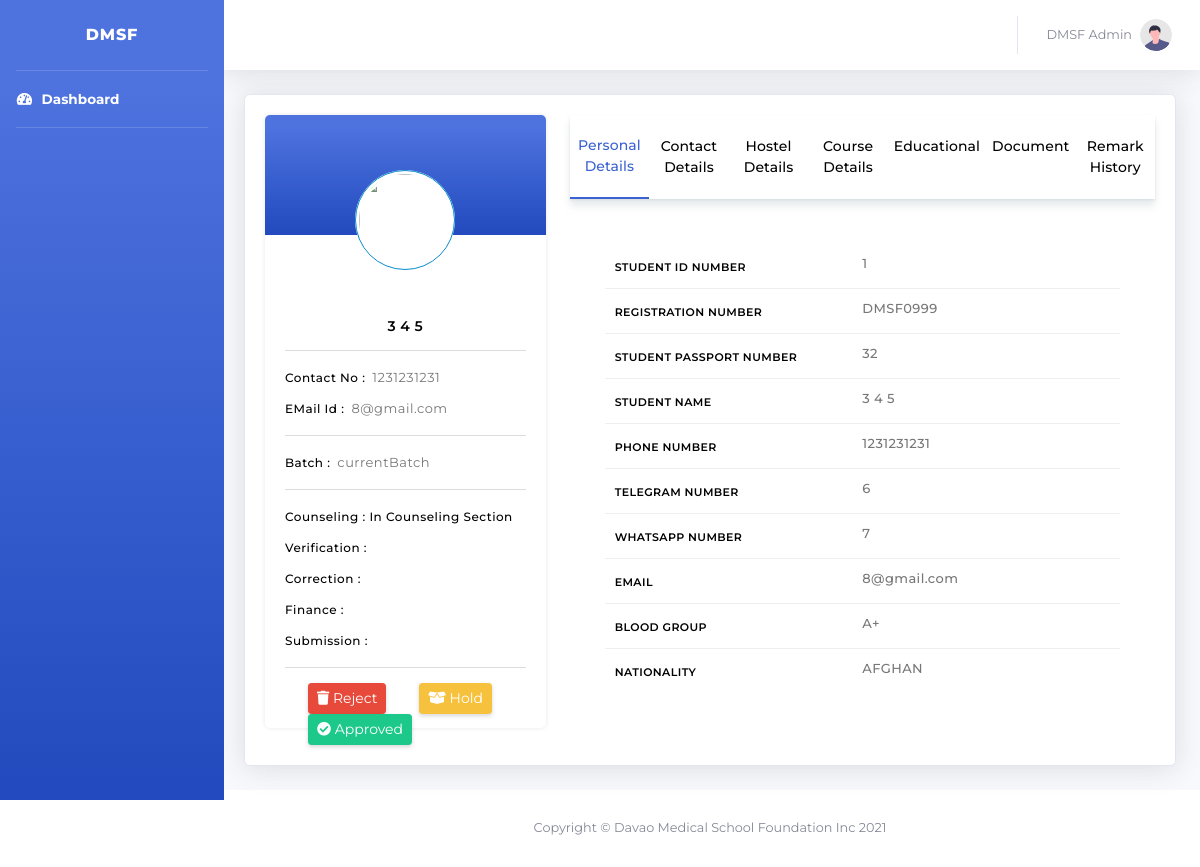
The page /registration/AdminPanel/counselingPage.php?id=3 on the database its author committed.
### tables this page shows
CREATE TABLE `personal_tbl` (
  `id` int(11) NOT NULL,
  `regId` varchar(15) NOT NULL,
  `studentIdNumber` varchar(50) NOT NULL,
  `philippinesPhone` varchar(15) NOT NULL,
  `fName` varchar(50) NOT NULL,
  `mName` varchar(50) NOT NULL,
  `lName` varchar(50) NOT NULL,
  `telegramNumber` varchar(50) NOT NULL,
  `whatsappNumber` varchar(50) NOT NULL,
  `email` varchar(50) NOT NULL,
  `gender` varchar(50) NOT NULL,
  `dob` varchar(50) NOT NULL,
  `foto` varchar(100) NOT NULL,
  `bloodGroup` varchar(10) NOT NULL,
  `nationality` varchar(50) NOT NULL,
  `approval` int(11) NOT NULL,
  `isActive` int(11) NOT NULL
);

CREATE TABLE `studied_tbl` (
  `id` int(11) NOT NULL,
  `currentBatch` varchar(50) NOT NULL,
  `studied` varchar(50) NOT NULL,
  `yearOfStartBS` varchar(50) NOT NULL,
  `monthBS` varchar(50) NOT NULL,
  `responsibleName` varchar(100) NOT NULL,
  `responsibleOccupation` varchar(50) NOT NULL,
  `relationship` varchar(50) NOT NULL,
  `responsibleContactNumber` varchar(50) NOT NULL,
  `responsibleEmail` varchar(50) NOT NULL,
  `lateralEntry` varchar(50) NOT NULL,
  `universityName` varchar(100) NOT NULL,
  `collegeName` varchar(100) NOT NULL,
  `yearOfPassing` varchar(50) NOT NULL,
  `percentage` varchar(50) NOT NULL,
  `personalID` int(11) NOT NULL,
  `isActive` int(11) NOT NULL
);

CREATE TABLE `information_tbl` (
  `id` int(11) NOT NULL,
  `fatherName` varchar(50) NOT NULL,
  `fatherMobile` varchar(50) NOT NULL,
  `fatherEmail` varchar(50) NOT NULL,
  `motherName` varchar(50) NOT NULL,
  `motherMobile` varchar(50) NOT NULL,
  `motherEmail` varchar(50) NOT NULL,
  `fatherOccupation` varchar(50) NOT NULL,
  `motherOccupation` varchar(50) NOT NULL,
  `temporaryAddress` varchar(150) NOT NULL,
  `tCountry` varchar(50) NOT NULL,
  `tState` varchar(50) NOT NULL,
  `tDistrict` varchar(50) NOT NULL,
  `tCity` varchar(50) NOT NULL,
  `tPincode` varchar(20) NOT NULL,
  `permanentAddress` varchar(150) NOT NULL,
  `pCountry` varchar(50) NOT NULL,
  `pState` varchar(50) NOT NULL,
  `pDistrict` varchar(50) NOT NULL,
  `pCity` varchar(50) NOT NULL,
  `pPincode` varchar(20) NOT NULL,
  `passportNumber` varchar(50) NOT NULL,
  `dateOfIssue` varchar(50) NOT NULL,
  `placeOfIssue` varchar(50) NOT NULL,
  `dateOfExpiry` varchar(50) NOT NULL,
  `personalID` int(11) NOT NULL,
  `isActive` int(11) NOT NULL
);

### registration/AdminPanel/counselingPage.php (the view, shortened to what the rows shown need)
<!DOCTYPE html>
<html lang="en">
    <head>
        <link href="vendor/fontawesome-free/css/all.min.css" rel="stylesheet" type="text/css">
        <link href="css/style.css" rel="stylesheet">
        <?php
        $link = connection();
        ?>
    </head>
    <body id="page-top">
        <div id="wrapper">
            <div id="content-wrapper" class="d-flex flex-column">
                <div id="content">
                    <?php
                    $fetchQry = mysqli_query($link, "SELECT * FROM `personal_tbl` WHERE id ='" . $_REQUEST['id'] . "' AND isActive='1' ");
                    $data = mysqli_fetch_array($fetchQry);
                    $queryContact   =  mysqli_query($link,"SELECT * FROM `information_tbl` WHERE personalID ='" . $_REQUEST['id'] . "' AND isActive='1'");
                    $data1   =  mysqli_fetch_array($queryContact);
                    $queryCourse1  =  mysqli_query($link,"SELECT * FROM `studied_tbl` WHERE personalID='" . $_REQUEST['id'] . "' AND isActive='1'");
                    $data5  =  mysqli_fetch_array($queryCourse1);
                    ?>
                    <div class="container-fluid">
                        <div class="card shadow mb-4">
                            <div class="card-body studentDtl">
                                <div class="row">
                                    <div class="col-lg-4">
                                        <div class="leftpanelData">
                                            <div class="dataWrap">
                                                <h2><?php echo strtoupper($data['fName'] . " " . $data['mName'] . " " . $data['lName']); ?></h2>
                                                <div class="divider"></div>
                                                <p><span>Contact No : </span> <?php echo $data['philippinesPhone']; ?></p>
                                                <p><span>EMail Id : </span> <?php echo $data['email']; ?></p>
                                                <div class="divider"></div>
                                                <p><span>Batch : </span> <?php echo $data5['currentBatch']; ?></p>
												<div class="divider"></div>
												<p><span>Counseling : In Counseling Section</span> </p>
												<p><span>Verification : </span> </p>
												<p><span>Correction : </span> </p>
												<p><span>Finance : </span> </p>
												<p><span>Submission : </span> </p>
                                                <div class="divider"></div>
                                                <a href="#" title="Reject" data-toggle="modal" data-target="#rejectModal" class="btn btn-sm btn-danger shadow-sm float-left font_class margin-right-10" ><i class="fa fa-trash" aria-hidden="true"></i> Reject </a>
                                                <a href="#" title="Hold" data-toggle="modal" data-target="#holdModal" class="btn btn-sm btn-warning shadow-sm float-left font_class margin-right-10" ><i class="fa fa-box-open" aria-hidden="true"></i> Hold </a>
                                                <a href="#" title="Approved" data-toggle="modal" data-target="#approveModal" class="btn btn-sm btn-success shadow-sm float-left font_class margin-right-10" ><i class="fa fa-check-circle" aria-hidden="true"></i> Approved </a>
                                            </div>
                                        </div>
                                    </div>
                                    <div class="col-lg-8">
                                        <div class="tile" id="tile-1">
                                            <div class="tab-content">
                                                <div class="tab-pane fade show active" id="personal" role="tabpanel"
                                                     aria-labelledby="personal-tab">
                                                    <div class="dataWrap">
                                                        <ul>
                                                            <li>
                                                                <div class="dataInfo">
                                                                    <p><?php echo $data['studentIdNumber']; ?></p>
                                                                </div>
                                                            </li>
                                                            <li>
                                                                <div class="dataInfo">
                                                                    <p><?php echo $data['regId']; ?></p>
                                                                </div>
                                                            </li>
                                                            <li>
                                                                <div class="dataInfo">
                                                                    <p><?php echo $data1['passportNumber']; ?></p>
                                                                </div>
                                                            </li>
                                                            <li>
                                                                <div class="dataInfo">
                                                                    <p><?php echo strtoupper($data['fName'] . " " . $data['mName'] . " " . $data['lName']); ?></p>
                                                                </div>
                                                            </li>
                                                            <li>
                                                                <div class="dataInfo">
                                                                    <p><?php echo $data['philippinesPhone']; ?></p>
                                                                </div>
                                                            </li>
                                                            <li>
                                                                <div class="dataInfo">
                                                                    <p> <?php echo $data['telegramNumber']; ?></p>
                                                                </div>
                                                            </li>
                                                            <li>
                                                                <div class="dataInfo">
                                                                    <p><?php echo $data['whatsappNumber']; ?></p>
                                                                </div>
                                                            </li>
                                                            <li>
                                                                <div class="dataInfo">
                                                                    <p><?php echo $data['email']; ?></p>
                                                                </div>
                                                            </li>
                                                            <li>
                                                                <div class="dataInfo">
                                                                    <p><?php echo strtoupper($data['bloodGroup']); ?></p>
                                                                </div>
                                                            </li>
                                                            <li>
                                                                <div class="dataInfo">
                                                                    <p><?php echo strtoupper($data['nationality']); ?></p>
                                                                </div>
                                                            </li>
                                                        </ul>
                                                    </div>
                                                </div>
                                            </div>
                                        </div>
                                    </div>
                                </div>
                            </div>
                        </div>
                    </div>
                </div>
            </div>
        </div>
    </body>
</html>

### rows shown on the page
personal_tbl: fName+mName+lName "3 4 5", philippinesPhone "1231231231", email "8@gmail.com", studentIdNumber "1", regId "DMSF0999", telegramNumber "6", whatsappNumber "7", bloodGroup "A+", nationality "AFGHAN"
studied_tbl: currentBatch "currentBatch"
information_tbl: passportNumber "32"
